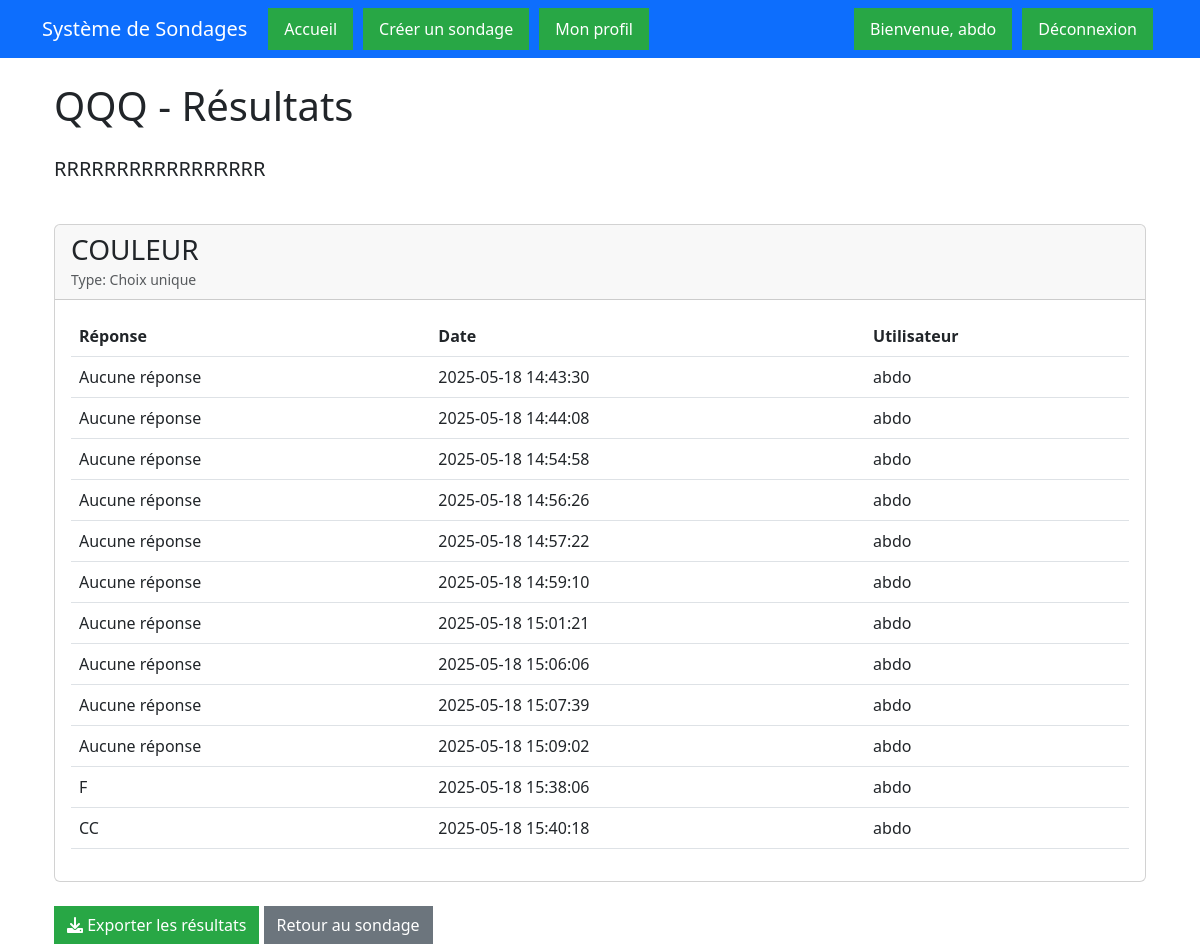
The app's page /surveys/2/results/ (signed in) with its own data.
### survey_app/models.py (models this page shows, shortened)
class Survey(models.Model):
    title = models.CharField(max_length=200)
    description = models.TextField()
    creator = models.ForeignKey(User, on_delete=models.CASCADE)
    created_at = models.DateTimeField(auto_now_add=True)
    updated_at = models.DateTimeField(auto_now=True)
    is_public = models.BooleanField(default=True)
    password = models.CharField(max_length=100, blank=True, null=True)
    end_date = models.DateTimeField(null=True, blank=True)
    is_anonymous = models.BooleanField(default=False)
    max_responses = models.IntegerField(default=0)  # 0 means unlimited
    template = models.BooleanField(default=False)

class Question(models.Model):
    QUESTION_TYPES = [
        ('single_choice', 'Choix unique'),
        ('multiple_choice', 'Choix multiple'),
        ('scale', 'Échelle'),
        ('text', 'Texte libre'),
    ]
    survey = models.ForeignKey(Survey, on_delete=models.CASCADE, related_name='questions')
    text = models.CharField(max_length=500, default='')
    question_type = models.CharField(max_length=20, choices=QUESTION_TYPES)
    required = models.BooleanField(default=True)
    order = models.IntegerField(default=0)
    conditional_question = models.ForeignKey('self', null=True, blank=True, on_delete=models.SET_NULL)
    conditional_value = models.CharField(max_length=200, blank=True, null=True)
    class Meta:
        ordering = ['order']

class Response(models.Model):
    survey = models.ForeignKey(Survey, on_delete=models.CASCADE)
    question = models.ForeignKey(Question, on_delete=models.CASCADE)
    user = models.ForeignKey(User, on_delete=models.SET_NULL, null=True, blank=True)
    ip_address = models.GenericIPAddressField(null=True, blank=True)
    created_at = models.DateTimeField(default=timezone.now)
    text_response = models.TextField(blank=True, null=True)
    choice_response = models.ManyToManyField(Choice, blank=True)
    scale_response = models.IntegerField(null=True, blank=True)

class Choice(models.Model):
    question = models.ForeignKey(Question, on_delete=models.CASCADE, related_name='choices')
    text = models.CharField(max_length=200, default='')
    order = models.IntegerField(default=0)
    class Meta:
        ordering = ['order']

### survey_app/views.py (the view)
# urls.py: path('<int:survey_id>/results/', views.SurveyResultsView.as_view(), name='survey_results'),
class SurveyResultsView(View):
    def get(self, request, survey_id):
        survey = get_object_or_404(Survey, pk=survey_id)
        if request.user != survey.creator:
            messages.error(request, 'Vous n\'avez pas accès aux résultats de ce sondage.')
            return redirect('home')
        questions = Question.objects.filter(survey=survey)
        responses_by_question = {}
        for question in questions:
            responses_by_question[question] = Response.objects.filter(question=question).select_related('user').prefetch_related('choice_response')
        return render(request, 'survey_app/survey_results.html', {
            'survey': survey,
            'questions': questions,
            'responses_by_question': responses_by_question,
        })

### survey_app/templatetags/survey_extras.py (called while the page is built)
@register.filter
def get_item(dictionary, key):
    return dictionary.get(key)

### survey_app/templates/survey_app/survey_results.html (shortened to what this page needs)
{% extends 'base.html' %}
{% load survey_extras %}
{% block content %}
<div class="container">
    <div class="row mb-4">
        <div class="col">
            <h1 class="mb-4">{{ survey.title }} - Résultats</h1>
            <p class="lead">{{ survey.description }}</p>
        </div>
    </div>
    {% for question in questions %}
    <div class="card mb-4">
        <div class="card-header">
            <h3 class="mb-0">{{ question.text }}</h3>
            <small class="text-muted">Type: {{ question.get_question_type_display }}</small>
        </div>
        <div class="card-body">
            <div class="table-responsive">
                <table class="table">
                    <thead>
                        <tr>
                            <th>Réponse</th>
                            <th>Date</th>
                            <th>Utilisateur</th>
                        </tr>
                    </thead>
                    <tbody>
                        {% for response in responses_by_question|get_item:question %}
                            <tr>
                                <td>
                                    {% if question.question_type == 'single_choice' or question.question_type == 'multiple_choice' %}
                                        {% for choice in response.choice_response.all %}
                                            {{ choice.text }}{% if not forloop.last %}, {% endif %}
                                        {% empty %}
                                            Aucune réponse
                                        {% endfor %}
                                    {% elif question.question_type == 'scale' %}
                                        {{ response.scale_response|default:'Aucune réponse' }}
                                    {% else %}
                                        {{ response.text_response|default:'Aucune réponse' }}
                                    {% endif %}
                                </td>
                                <td>{{ response.created_at|date:"Y-m-d H:i:s" }}</td>
                                <td>{{ response.user.username|default:'Anonyme' }}</td>
                            </tr>
                        {% endfor %}
                    </tbody>
                </table>
            </div>
        </div>
    </div>
    {% endfor %}
    <div class="row mt-4">
        <div class="col">
            <a href="{% url 'survey_app:export_results' survey.id %}" class="btn btn-primary">
                <i class="fas fa-download"></i> Exporter les résultats
            </a>
            <a href="{% url 'survey_app:survey_detail' survey.id %}" class="btn btn-secondary">
                Retour au sondage
            </a>
        </div>
    </div>
</div>
{% endblock %}

### survey_app/templates/base.html (shortened to what this page needs)
{% load static %}
<!DOCTYPE html>
<html lang="fr">
<head>
    <link href="https://cdn.jsdelivr.net/npm/bootstrap@5.3.0/dist/css/bootstrap.min.css" rel="stylesheet">
    <link href="https://cdnjs.cloudflare.com/ajax/libs/font-awesome/6.0.0/css/all.min.css" rel="stylesheet">
    <link rel="stylesheet" href="{% static 'survey_app/style.css' %}">
</head>
<body>
    <nav class="navbar navbar-expand-lg navbar-dark bg-primary">
        <div class="container">
            <span class="navbar-brand">Système de Sondages</span>
            <div class="collapse navbar-collapse" id="navbarNav">
                <ul class="navbar-nav me-auto">
                    <li class="nav-item">
                        <a class="nav-link" href="{% url 'survey_app:home' %}">Accueil</a>
                    </li>
                    {% if user.is_authenticated %}
                        {% if user.username == 'abdo' %}
                            <li class="nav-item">
                                <a class="nav-link" href="{% url 'survey_app:survey_create' %}">Créer un sondage</a>
                            </li>
                        {% endif %}
                        <li class="nav-item">
                            <a class="nav-link" href="{% url 'survey_app:profile' %}">Mon profil</a>
                        </li>
                    {% endif %}
                </ul>
                <ul class="navbar-nav">
                    {% if user.is_authenticated %}
                        <li class="nav-item">
                            <span class="nav-link">Bienvenue, {{ user.username }}</span>
                        </li>
                        <li class="nav-item">
                            <form action="{% url 'logout' %}" method="post" style="display: inline;">
                                <button type="submit" class="nav-link" style="background: none; border: none; padding: 0; margin: 0; color: rgba(255,255,255,.55); cursor: pointer;">Déconnexion</button>
                            </form>
                        </li>
                    {% endif %}
                </ul>
            </div>
        </div>
    </nav>
    <div class="container mt-4">
        {% block content %}
        {% endblock %}
    </div>
</body>
</html>

### survey_app/static/survey_app/style.css (style rules this page uses)
.btn-primary, .btn-success, .btn-info { background-color: #28a745 !important; border-color: #28a745 !important; color: white !important; border-radius: 0 !important; }
.btn-secondary { background-color: #6c757d !important; border-color: #6c757d !important; border-radius: 0 !important; }
.nav-link { color: white !important; background-color: #28a745 !important; border: 1px solid #28a745 !important; border-radius: 0 !important; margin: 0 5px !important; padding: 8px 15px !important; }
.nav-link[type="submit"] { background-color: #28a745 !important; border: 1px solid #28a745 !important; color: white !important; cursor: pointer !important; padding: 8px 15px !important; margin: 0 5px !important; }

### records on screen
Survey: title "QQQ", description "RRRRRRRRRRRRRRRRR"
Question: text "COULEUR", question_type "Choix unique"
Response: shows "Aucune réponse", created_at "2025-05-18 14:43:30", user.username "abdo"
Response: shows "Aucune réponse", created_at "2025-05-18 14:44:08", user.username "abdo"
Response: shows "Aucune réponse", created_at "2025-05-18 14:54:58", user.username "abdo"
Response: shows "Aucune réponse", created_at "2025-05-18 14:56:26", user.username "abdo"
Response: shows "Aucune réponse", created_at "2025-05-18 14:57:22", user.username "abdo"
Response: shows "Aucune réponse", created_at "2025-05-18 14:59:10", user.username "abdo"
Response: shows "Aucune réponse", created_at "2025-05-18 15:01:21", user.username "abdo"
Response: shows "Aucune réponse", created_at "2025-05-18 15:06:06", user.username "abdo"
Response: shows "Aucune réponse", created_at "2025-05-18 15:07:39", user.username "abdo"
Response: shows "Aucune réponse", created_at "2025-05-18 15:09:02", user.username "abdo"
Response: created_at "2025-05-18 15:38:06", user.username "abdo"
Choice: text "F"
Response: created_at "2025-05-18 15:40:18", user.username "abdo"
Choice: text "CC"

### other values on screen
{{ user.username }} "abdo"
